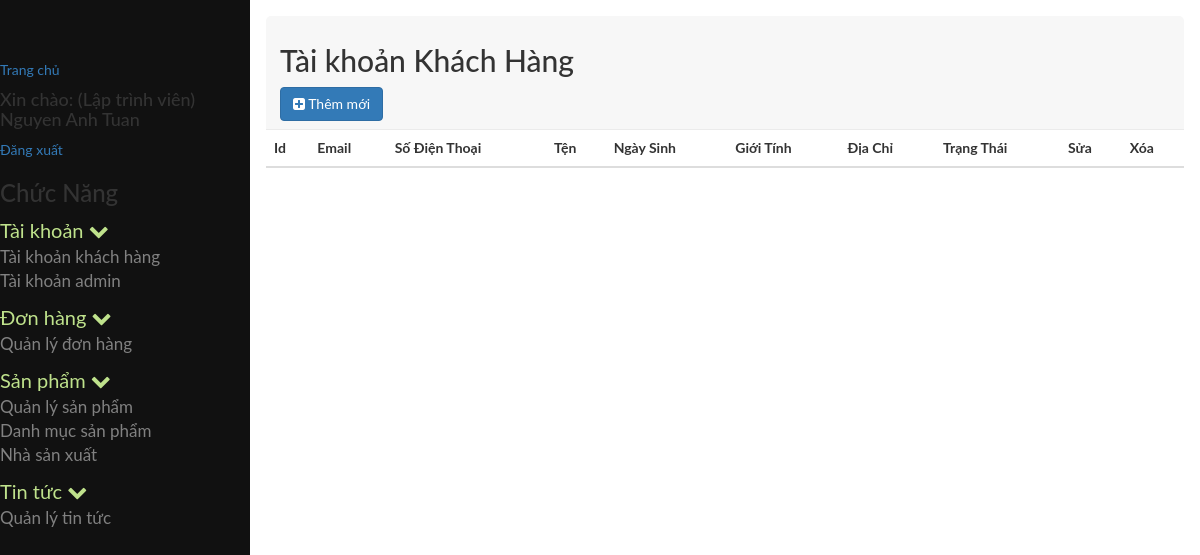
The app's page /index.php?module=taikhoankhachhang (signed in), older data.
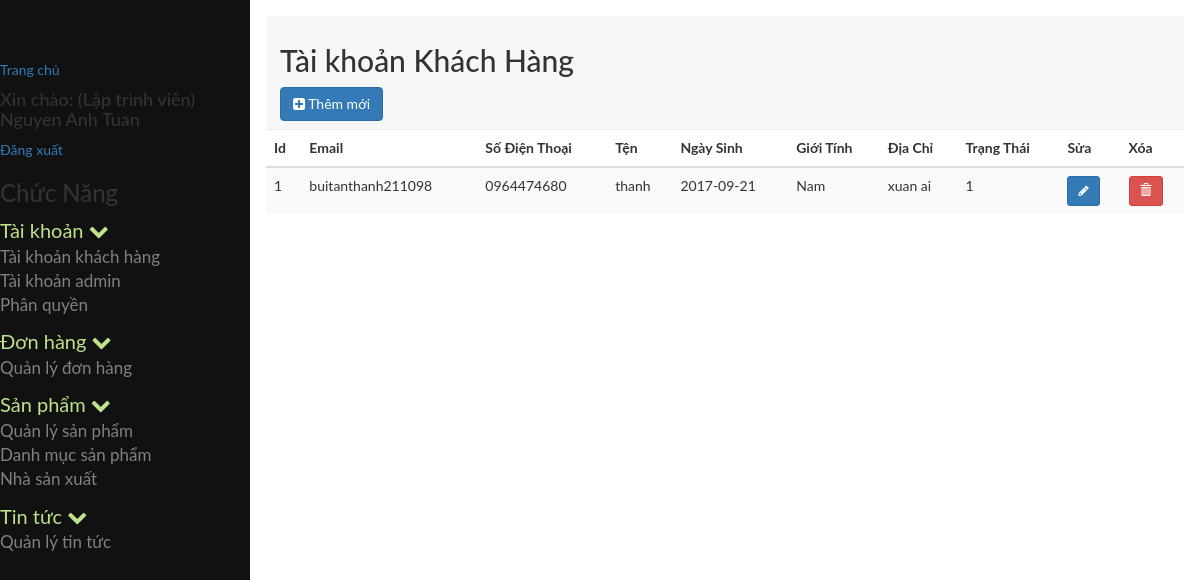
The same page, newer data.
### tables this page shows
CREATE TABLE `tb_phanquyen` (
  `id` int(11) NOT NULL,
  `id_nhom` int(11) NOT NULL,
  `id_chucnang` int(11) NOT NULL
);

CREATE TABLE `tb_chucnang` (
  `id` int(11) NOT NULL,
  `ten` varchar(255) NOT NULL,
  `trangthai` tinyint(4) NOT NULL,
  `url` varchar(255) NOT NULL,
  `f_order` int(11) NOT NULL,
  `id_parent` int(11) NOT NULL,
  `nhanurl` varchar(255) NOT NULL,
  `hienthi` tinyint(4) NOT NULL,
  `bieutuong` varchar(255) NOT NULL
);

CREATE TABLE `tb_khachhang` (
  `id` int(11) NOT NULL,
  `email` varchar(100) NOT NULL,
  `matkhau` varchar(50) NOT NULL,
  `sodienthoai` varchar(20) NOT NULL,
  `ten` varchar(100) NOT NULL,
  `ngaysinh` date NOT NULL,
  `gioitinh` tinyint(10) NOT NULL,
  `diachi` varchar(255) NOT NULL,
  `trangthai` tinyint(4) NOT NULL
);

### cores/loader.php (called while the page is built, shortened)
<?php
class loader
{
	public function view($name='',$data=array())
	{
		extract($data);
		include BASEPATH.'views/'.$name.'.php' ;
	}
}
?>

### models/JATOVI_Model.php (called while the page is built, shortened)
<?php
class JATOVI_Model
{
	private $host = 'localhost';
	private $dbname = 'project_jatovi';
	private $dbuser = 'root';
	private $dbpass = '';
	function __construct()
	{
		try {
			$this->connection  = new PDO("mysql:host={$this->host};dbname={$this->dbname};charset=utf8",$this->dbuser,$this->dbpass);
		} catch (PDOException $e) {
			echo "(DB connection error) Lỗi kết nối cơ sở dữ liệu: ".$e->getMessage();
		}
	}
}
?>

### models/phanquyen.php (called while the page is built, shortened)
<?php
include_once 'JATOVI_Model.php';
class phanquyen extends JATOVI_Model
{
	private $_table = "tb_phanquyen";
	private $_table2 = "tb_chucnang";
	public function getrole($id_nhom)
	{
		$sql = "SELECT * FROM {$this->_table}  INNER JOIN {$this->_table2} WHERE id_nhom = {$id_nhom} AND {$this->_table}.id_chucnang = {$this->_table2}.id ";
		$query = $this->connection->prepare($sql);
		$query->execute();
		$result = $query->fetchAll();
		return $result;
	}
}
?>

### models/taikhoankhachhang_model.php (called while the page is built, shortened)
<?php
include_once 'JATOVI_Model.php';
class taikhoan_model extends JATOVI_Model
{
	private $_table2 = 'tb_khachhang';
	public function getlist()
	{
		$sql = "SELECT * FROM {$this->_table2} ";
		$query = $this->connection->prepare($sql);
		$query->execute();
		$result = $query->fetchAll();
		return $result;
	}
}
$taikhoan_model = new taikhoan_model();
?>

### views/taikhoan/taikhoankhachhang.php (the view, shortened to what this page needs)
<div class="row">
	<div class="col-md-12">
		<div class="popover-title">
			<h2>Tài khoản Khách Hàng</h2>
            <a href="#edit" class="btn btn-primary" data-toggle="modal">
            	<i class="fa fa-plus-square"></i> Thêm mới</a>
		</div>
	</div>
</div>
<div class="row">
	<div class="col-md-12">
		<div class="">
			<table class="table table-striped">
				<thead>
					<tr>
						<th>Id</th>
						<th>Email</th>
						<th>Số Điện Thoại</th>
						<th>Tện</th>
						<th>Ngày Sinh</th>
						<th>Giới Tính</th>
                        <th>Địa Chỉ</th>
                        <th>Trạng Thái</th>
                        <th>Sửa</th>
                        <th>Xóa</th>
					</tr>
				</thead>
				<tbody>
					<?php foreach ($list as $value): ?>
						<tr>
							<td><?=$value['id']?></td>
							<td><?=$value['email']?></td>
							<td><?=$value['sodienthoai']?></td>
							<td><?=$value['ten']?></td>
                            <td><?=$value['ngaysinh']?></td>
                            <td><?php if($value['gioitinh']==1){echo "Nam";}else if($value['gioitinh']==0){echo "Nữ";}else{echo "Khác";};?></td>
                            <td><?=$value['diachi']?></td>
                            <td><?=$value['trangthai']?></td>
							<td>
								<a href="#edit<?=$value['id'];?>" class="btn btn-primary btn-sm" data-toggle="modal">
									<i class="fa fa-pencil" aria-hidden="true"></i>
								</a>
							</td>
							<td>
								<a class="btn btn-danger btn-sm" data-toggle="modal" href="#del<?=$value['id'];?>">
									<i class="glyphicon glyphicon-trash " aria-hidden="true"></i>
								</a>
							</td>
						</tr>
					<?php endforeach;?>
				</tbody>
			</table>
		</div>
	</div>
</div>

### index.php (shortened to what this page needs)
<?php
include_once BASEPATH.'/controllers/taikhoan/taikhoankhachhang.php';
$module='';
if (isset($_GET['module'])) {
	$module = $_GET['module'];
}
switch ($module) {
	case 'taikhoankhachhang':
		$taikhoankhachhang->dieuhuong();
		break;
}
?>

### controllers/taikhoan/taikhoankhachhang.php (shortened to what this page needs)
<?php
class taikhoankhachhang extends JATOVI_Controller
{
	public $action = '';
	public $JATOVI = '';
	function __construct($JATOVI)
	{
		$this->JATOVI = $JATOVI;
	}
	public function dieuhuong()
	{
		switch ($this->action) {
			default:
				$this->index();
				break;
		}
	}
	public function index(){
		include "models/taikhoankhachhang_model.php";
		$list= $taikhoan_model->getlist();
		$data['content'] = 'taikhoan/taikhoankhachhang';
		$data['contentdata'] = array();
		foreach ($list as $key => $value) {
		$data['contentdata']['list'][$key] = $value;
		}
		$data['JATOVI']=$this->JATOVI;
		$this->JATOVI->load->view('master',$data);
		}
}
?>

### views/partial/header.php (shortened to what this page needs)
<!DOCTYPE html>
<html lang="en">
<head>
	<link rel="stylesheet" href="public/vendors/bootstrap-3.3.7-dist/css/bootstrap.min.css">
	<link href="public/vendors/font-awesome/css/font-awesome.min.css" rel="stylesheet">
	<link href="public/vendors/pnotify/dist/pnotify.css" rel="stylesheet">
	<link rel="stylesheet" href="public/scripts/css/style.css">
</head>
<body>

### views/master.php
<?php $JATOVI->load->view('partial/header'); ?>
<div id="wrapper">
	<?php $JATOVI->load->view('partial/sidebar') ?>
	<div id="main">
		<?php $JATOVI->load->view($content, $contentdata) ?>
	</div>
</div>
<?php $JATOVI->load->view('partial/footer'); ?>

### views/partial/sidebar.php (shortened to what this page needs)
<?php
	include_once BASEPATH.'models/phanquyen.php';
	$phanquyen = new phanquyen();
	$chucnang = $phanquyen->getrole($_SESSION['userGroup']);
	$menu = array();
	foreach ($chucnang as $p) {
		if ($p['id_parent']==0) {
			$child=array();
			foreach ($chucnang as $p2) {
				if ($p2['id_parent']==$p['id']) {
					$child[]=$p2;
				}
			}
			$menu[]=array(
				'parent'=>$p,
				'child'=>$child
			);
		}
	}
?>
<nav class="sidenav" id="mySidenav">
	<a href="<?=base_url?>index.php">Trang chủ</a>
	<h4>Xin chào: <?='('.$_SESSION['userChucdanh'].')'?> <?=$_SESSION['userName']?></h4>
	<a href="<?=base_url?>index.php?module=page&action=page_logout">Đăng xuất</a>
	<h3>Chức Năng</h3>
	<?php foreach($menu as $value): ?>
		<ul>
			<li>
				<a class="parent_text">
					<?php echo $value['parent']['ten']; ?>
					<span class="fa fa-chevron-down"></span>
				</a>
				<ul>
					<?php foreach($value['child'] as $child): ?>
						<li class="<?=$child['hienthi']==0?"hidden":""?>">
							<a href="<?=base_url.'index.php?module='.$child['url']?>">
								<?=$child['ten']?>
							</a>
						</li>
					<?php endforeach; ?>
				</ul>
			</li>
		</ul>
	<?php endforeach; ?>
</nav>

### views/partial/footer.php (shortened to what this page needs)
</body>
</html>

### public/scripts/css/style.css (style rules this page uses)
body { font-family: "Lato", sans-serif; }
body .sidenav { height: 100%; width: 250px; position: fixed; z-index: 1; top: 0; left: 0; background-color: #111; overflow-x: hidden; transition: 0.5s; padding-top: 60px; }
body .sidenav ul { list-style-type: none; padding-left: 0px; }
body .sidenav ul li a { text-decoration: none; font-size: 17px; color: #818181; display: block; transition: 0.3s; }
body .sidenav ul li .parent_text { font-size: 20px; color: #BFE28C; }
body #main { transition: margin-left .5s; margin-left: 250px; padding: 16px; }

Row changes from the older to the newer data that the page shows:
added tb_phanquyen: id_chucnang.ten "Phân quyền", shown under "Tài khoản"
added tb_khachhang: id "1", email "buitanthanh211098", sodienthoai "0964474680", ten "thanh", ngaysinh "2017-09-21", gioitinh "Nam", diachi "xuan ai", trangthai "1"
